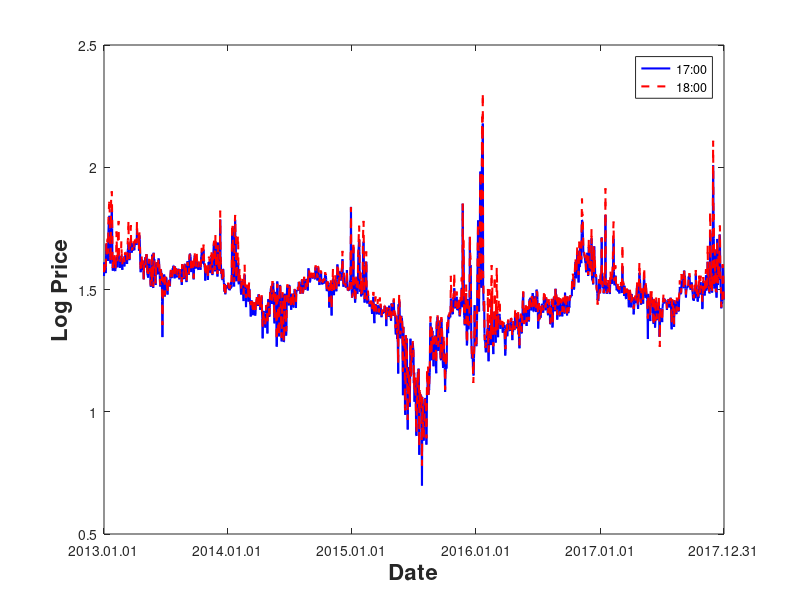
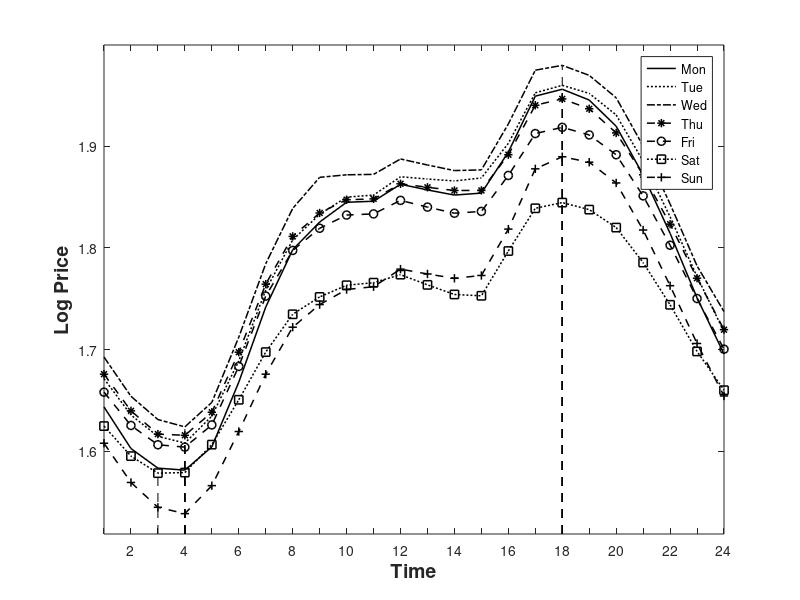
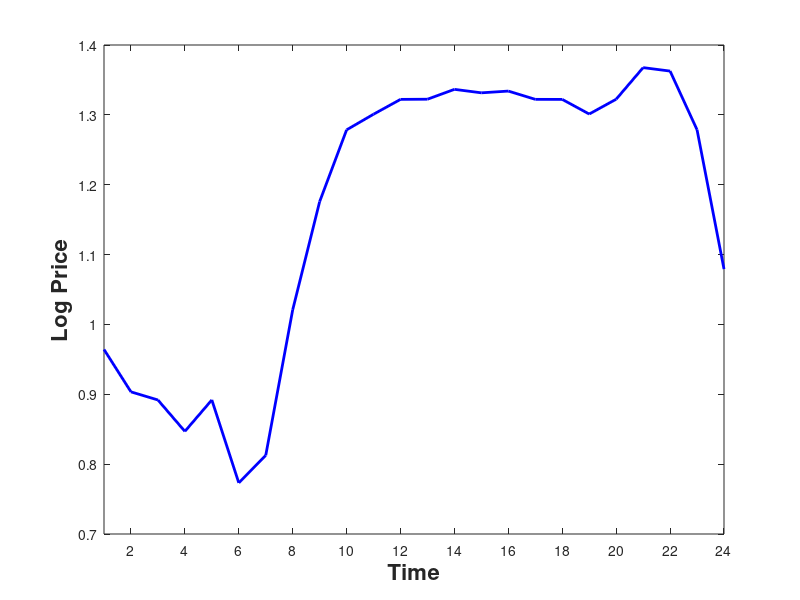
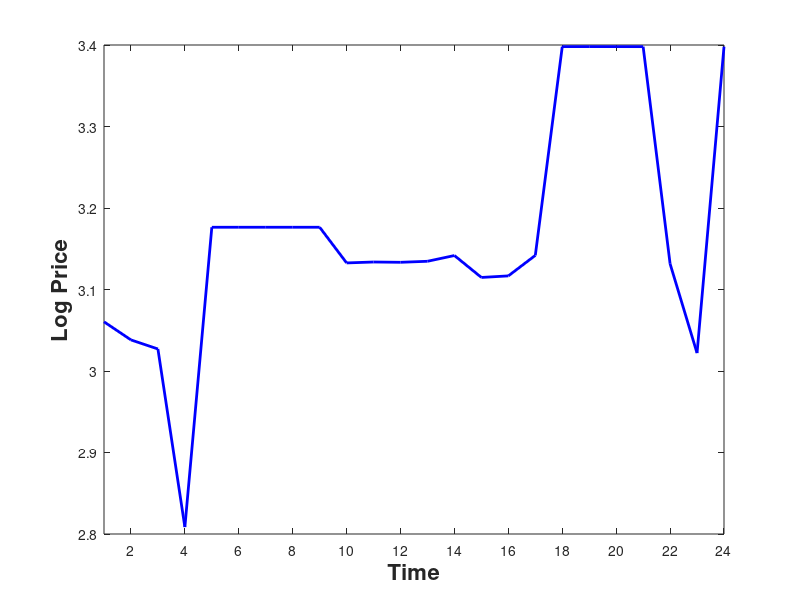

MATLAB code for these plots, in order: (Note: this script raises an error after producing the figures.)
%% WFAR plots for illustration

% 1. plot of daily log smoothed price curves--surface
% 2. plot of average curves on Mon--Sun of both NP and CA
% 3. plot of min, max and mean curve of both NP and CA
% 4. plots of time series of 17:00 and 18:00, ACF & CCF
% 5. plot of Karcher mean & the center
% 6. plot of Karcher Mean of Warping functions, categorized by Mon, Tue till Sun for both NP market and CA market

% Creat by Jiejie Zhang, last modified on 2018.10.03

%% NP
addpath(genpath('fdaM'))  
addpath(genpath('NPdata'))
year = [2013:2017];
M=24; % hourly points
load('electricity_prices.mat') % the original data of NP
step=1;
% take log10(.+1) 
fwhole=log10(fwhole+1); 
flog = fwhole;
N    = size(flog, 1)/M; %
fmatr = reshape(flog, M, N);

%% Plotting
[yy xx] = meshgrid(1:M, 1:0.5:N); 
y_tick  = 2:2:M;
y_label = {'2', '4', '6', '8', '10','12', '14', '16', '18', '20', '22', '24'}; 
y_lim   = [1, M];
tck2014 = 1+size(fdate2013,2);
tck2015 = 1+size(fdate2013,2)+size(fdate2014,2);
tck2016 = 1+size(fdate2013,2)+size(fdate2014,2)+size(fdate2015,2);
tck2017 = 1+size(fdate2013,2)+size(fdate2014,2)+size(fdate2015,2)+size(fdate2016,2);
x_tick  = 2*[1 tck2014 tck2015 tck2016 tck2017 N]-1;
x_label = {'2013.01.01','2014.01.01','2015.01.01','2016.01.01','2017.01.01', '2017.12.31'};
x_lim   = [1, 2*N-1];

%% 3d surface
figure(1);clf;
surf(interp2(fmatr,xx,yy)','EdgeColor','none')
colormap Jet 
colorbar
grid on  
set(gca,'XTick',x_tick,'XTickLabel',x_label,'XLim', x_lim)
set(gca,'YDir','Reverse','YTick',y_tick,'YTickLabel',y_label, 'YLim', y_lim)
ylabel('Time','FontSize',16,'FontWeight','bold');
xlabel('Date','FontSize',16,'FontWeight','bold');
zlabel('Log Price','FontSize',16,'FontWeight','bold');

%% CA %% 
addpath(genpath('fdaM'))  
addpath(genpath('CAdata'))
load('CA_hourly.dat')
step=1;
M=24; % hourly points
Total_obs=1037; 
start_point=461; 
N=Total_obs-start_point+1; %577 
flog=log10(CA_hourly(M*(start_point-1)+1:end,3)+1); % 577*24 by 1
fmatr = reshape(flog, M, []);
%% Plotting
[yy xx] = meshgrid(1:M, 1:0.5:N); 
y_tick  = 2:2:M;
y_label = {'2', '4', '6', '8', '10', '12', '14', '16', '18', '20', '22', '24'}; 
y_lim   = [1, M];
x_tick  = 2*[1,93,185,276,367,459,551]-1;
x_label = {'1999.07.05','1999.10.05','2000.01.05','2000.04.05','2000.07.05','2000.10.05','2001.01.05'};
x_lim   = 2*[1, N]-1;
%% 3d surface
figure(1);clf;
surf(interp2(fmatr,xx,yy)','EdgeColor','none')
colormap Jet 
colorbar
grid on  
set(gca,'XTick',x_tick,'XTickLabel',x_label,'XLim', x_lim)
set(gca,'YDir','Reverse','YTick',y_tick,'YTickLabel',y_label, 'YLim', y_lim)
ylabel('Time','FontSize',16,'FontWeight','bold');
xlabel('Date','FontSize',16,'FontWeight','bold');
zlabel('Log Price','FontSize',16,'FontWeight','bold');
%%%%%%%%%%%%%%%%%%%%%%%%
% Average warped and unwarped curves
%% 1.NP
addpath(genpath('fdaM'))  
addpath(genpath('NPdata'))
year = [2013:2017];
M=24;
load('electricity_prices.mat')
step=1;
% take log10(.+1) 
fwhole=log10(fwhole+1); 
flog = fwhole;
N    = size(flog, 1)/M; %
fmatr = reshape(flog, M, N);
[first_dayno, first_dayofweek] = weekday(datenum(fdatewhole(1),'mm/dd/yyyy'))

t=[1:1:M]'; 
f0 = fmatr;
fMon=[];
fTue=[];
fWed=[];
fThu=[];
fFri=[];
fSat=[];
fSun=[];   
for i =1:N    
    if mod(i,7) == 1
      fTue(:,ceil(i/7)) = f0(:,i);
    elseif mod(i,7) == 2
      fWed(:,ceil(i/7)) = f0(:,i);
    elseif mod(i,7) == 3
      fThu(:,ceil(i/7)) = f0(:,i);
    elseif mod(i,7) == 4
      fFri(:,ceil(i/7)) = f0(:,i);
    elseif mod(i,7) == 5
      fSat(:,ceil(i/7)) = f0(:,i);
    elseif mod(i,7) == 6
      fSun(:,ceil(i/7)) = f0(:,i);
    elseif mod(i,7) == 0
      fMon(:,ceil(i/7)) = f0(:,i);
    end
end
desc_logf_cate=zeros(M,7);
desc_logf_cate(:,1) = mean(fMon,2);
desc_logf_cate(:,2) = mean(fTue,2);
desc_logf_cate(:,3) = mean(fWed,2);
desc_logf_cate(:,4) = mean(fThu,2);
desc_logf_cate(:,5) = mean(fFri,2);
desc_logf_cate(:,6) = mean(fSat,2);
desc_logf_cate(:,7) = mean(fSun,2);

x = [1:1:M];
x_tklabel = {' ', '2', ' ', '4', ' ', '6', ' ', '8', ' ', '10', ' ','12', ' ', '14', ' ', '16', ' ', '18', ' ', '20', ' ', '22', ' ', '24'};
ylim = [min(min(desc_logf_cate))-0.02, max(max(desc_logf_cate))+0.02];
h=[];
linestyle = {'-', ':', '-.', '--', '--', ':', '--'};
marker   = {'none', 'none', 'none', '*', 'o', 's', '+'};
figure(3);clf;
for i=1:7
    h(i)=plot(t,desc_logf_cate(:,i), 'linewidth',1.1, 'LineStyle', linestyle{i}, 'Marker', marker{i}, 'Color', 'k'); hold on;
    [yvalley, indv]=min(desc_logf_cate(:,i));
    [ypeak, indp]=findpeaks(desc_logf_cate(:,i));
    line([indv, indv], [ylim(1), yvalley],  'LineStyle', '--', 'Color', 'k');hold on;
    if i==6
        line([indp(1), indp(1)], [ylim(1), ypeak(1)],  'LineStyle', '--', 'Color', 'k');hold on;
    elseif size(ypeak,1)==1
       line([indp(1), indp(1)], [ylim(1), ypeak(1)],  'LineStyle', '--', 'Color', 'k');hold on;
    elseif size(ypeak,1)==2
       line([indp(1), indp(1)], [ylim(1), ypeak(1)],  'LineStyle', '--', 'Color', 'k');hold on;
       line([indp(2), indp(2)], [ylim(1), ypeak(2)],    'LineStyle', '--', 'Color', 'k');hold on;
    end
    
end
set(gca,'XTick',x, 'XTickLabel',x_tklabel, 'XLim', [1,M], 'YLim', ylim);
xlabel('Time','FontSize',14,'FontWeight','bold');
ylabel('Log Price','FontSize',14,'FontWeight','bold');
legend([h(1),h(2),h(3),h(4),h(5),h(6),h(7)],'Mon','Tue','Wed','Thu','Fri','Sat','Sun','location','northeast');

% 2. NP warped data
addpath(genpath('fdaM'))  
addpath(genpath('NPdata'))
load('electricity_prices.mat')
load('LogAlignedNPwhole.mat') % the results of doing time warping for all the Nord Pool data--in sample analysis
% take log10(.+1) 
M=24;
N    = size(fn, 2); %
fmatr = fn;
[first_dayno, first_dayofweek] = weekday(datenum(fdatewhole(1),'mm/dd/yyyy'))

t=[1:1:M]'; 
f0 = fmatr;
fMon=[];
fTue=[];
fWed=[];
fThu=[];
fFri=[];
fSat=[];
fSun=[];   
for i =1:N    
    if mod(i,7) == 1
      fTue(:,ceil(i/7)) = f0(:,i);
    elseif mod(i,7) == 2
      fWed(:,ceil(i/7)) = f0(:,i);
    elseif mod(i,7) == 3
      fThu(:,ceil(i/7)) = f0(:,i);
    elseif mod(i,7) == 4
      fFri(:,ceil(i/7)) = f0(:,i);
    elseif mod(i,7) == 5
      fSat(:,ceil(i/7)) = f0(:,i);
    elseif mod(i,7) == 6
      fSun(:,ceil(i/7)) = f0(:,i);
    elseif mod(i,7) == 0
      fMon(:,ceil(i/7)) = f0(:,i);
    end
end
desc_logf_cate=zeros(M,7);
desc_logf_cate(:,1) = mean(fMon,2);
desc_logf_cate(:,2) = mean(fTue,2);
desc_logf_cate(:,3) = mean(fWed,2);
desc_logf_cate(:,4) = mean(fThu,2);
desc_logf_cate(:,5) = mean(fFri,2);
desc_logf_cate(:,6) = mean(fSat,2);
desc_logf_cate(:,7) = mean(fSun,2);

x = [1:1:24];
x_tklabel = {' ', '2', ' ', '4', ' ', '6', ' ', '8', ' ', '10', ' ', '12', ' ', '14', ' ', '16', ' ', '18', ' ', '20', ' ', '22', ' ', '24'};
ylim = [min(min(desc_logf_cate))-0.02, max(max(desc_logf_cate))+0.02];
h=[];
linestyle = {'-', ':', '-.', '--', '--', ':', '--'};
marker   = {'none', 'none', 'none', '*', 'o', 's', '+'};
figure(3);clf;
for i=1:7
    h(i)=plot(t,desc_logf_cate(:,i), 'linewidth',1.1, 'LineStyle', linestyle{i}, 'Marker', marker{i}, 'Color', 'k');hold on;
     [yvalley, indv]=min(desc_logf_cate(:,i));
    [ypeak, indp]=findpeaks(desc_logf_cate(:,i));
    line([indv, indv], [ylim(1), yvalley], 'LineStyle', '--', 'Color', 'k');hold on;
    if size(ypeak,1)==1
       line([indp(1), indp(1)], [ylim(1), ypeak(1)], 'LineStyle', '--', 'Color', 'k');hold on;
    elseif size(ypeak,1)==2
       line([indp(1), indp(1)], [ylim(1), ypeak(1)], 'LineStyle', '--', 'Color', 'k');hold on;
       line([indp(2), indp(2)], [ylim(1), ypeak(2)], 'LineStyle', '--', 'Color', 'k');hold on;
    end
end
set(gca,'XTick',x, 'XTickLabel',x_tklabel, 'XLim', [1,24], 'YLim', ylim);
xlabel('Time','FontSize',14,'FontWeight','bold');
ylabel('Log Price','FontSize',14,'FontWeight','bold');
legend([h(1),h(2),h(3),h(4),h(5),h(6),h(7)],'Mon','Tue','Wed','Thu','Fri','Sat','Sun','location','northeast');



%% 3.CA
addpath(genpath('fdaM'))  
addpath(genpath('CAdata'))
load('CA_hourly.dat')
step=1;
M=24; % hourly points
Total_obs=1037;
start_point=461;
N=Total_obs-start_point+1; %577
t=[1:1:M]'; 
train_sample=300;
f0=log10(CA_hourly((24*(start_point-1)+1):end,3)+1); % 577*24 by 1
f0=reshape(f0,M,N);
fMon=[];
fTue=[];
fWed=[];
fThu=[];
fFri=[];
fSat=[];
fSun=[];   
for i =1:N    
    if mod(i,7) == 1
      fMon(:,ceil(i/7)) = f0(:,i);
    elseif mod(i,7) == 2
      fTue(:,ceil(i/7)) = f0(:,i);
    elseif mod(i,7) == 3
      fWed(:,ceil(i/7)) = f0(:,i);
    elseif mod(i,7) == 4
      fThu(:,ceil(i/7)) = f0(:,i);
    elseif mod(i,7) == 5
      fFri(:,ceil(i/7)) = f0(:,i);
    elseif mod(i,7) == 6
      fSat(:,ceil(i/7)) = f0(:,i);
    elseif mod(i,7) == 0
      fSun(:,ceil(i/7)) = f0(:,i);
    end
end
desc_logf_cate=zeros(M,7);
desc_logf_cate(:,1) = mean(fMon,2);
desc_logf_cate(:,2) = mean(fTue,2);
desc_logf_cate(:,3) = mean(fWed,2);
desc_logf_cate(:,4) = mean(fThu,2);
desc_logf_cate(:,5) = mean(fFri,2);
desc_logf_cate(:,6) = mean(fSat,2);
desc_logf_cate(:,7) = mean(fSun,2);
x = [1:1:24];
x_tklabel = {' ', '2', ' ', '4', ' ', '6', ' ', '8', ' ', '10', ' ', '12', ' ', '14', ' ', '16', ' ', '18', ' ', '20', ' ', '22', ' ', '24'};
ylim = [min(min(desc_logf_cate))-0.02, max(max(desc_logf_cate))+0.02];
h = [];
linestyle = {'-', ':', '-.', '--', '--', ':', '--'};
marker   = {'none', 'none', 'none', '*', 'o', 's', '+'};
figure(3);clf;
for i=1:7
    h(i)=plot(t,desc_logf_cate(:,i), 'linewidth',1.1, 'LineStyle', linestyle{i}, 'Marker', marker{i}, 'Color', 'k');hold on;
    [yvalley, indv]=min(desc_logf_cate(:,i));
    [ypeak, indp]=findpeaks(desc_logf_cate(:,i));
    line([indv, indv], [ylim(1), yvalley], 'Linestyle', '--','Color', 'k');hold on;
    if i== 6 | 7
         line([indp(1), indp(1)], [ylim(1), ypeak(1)],'Linestyle', '--','Color', 'k');hold on;
    elseif size(ypeak,1)==1
       line([indp(1), indp(1)], [ylim(1), ypeak(1)],'Linestyle', '--','Color', 'k');hold on;
    elseif size(ypeak,1)==2
       line([indp(1), indp(1)], [ylim(1), ypeak(1)],'Linestyle','--', 'Color', 'k');hold on;
       line([indp(2), indp(2)], [ylim(1), ypeak(2)],'Linestyle', '--','Color', 'k');hold on;
    end
end
set(gca,'XTick',x, 'XTickLabel',x_tklabel, 'XLim', [1,24], 'YLim', ylim);
xlabel('Time','FontSize',14,'FontWeight','bold');
ylabel('Log Price','FontSize',14,'FontWeight','bold');
legend([h(1),h(2),h(3),h(4),h(5),h(6),h(7)],'Mon','Tue','Wed','Thu','Fri','Sat','Sun','location','northeast');
% 4. warped
addpath(genpath('fdaM'))  
addpath(genpath('CAdata'))
load('elecAlignedLog1_577.mat')% the results of doing time warping for all the California data--in sample analysis
step=1;
M=24; % hourly points
N=size(fn, 2); %577
t=[1:1:M]'; 
f0=fn([14:M, 1:13], :); %([12:M,1:11],:);
fMon=[];
fTue=[];
fWed=[];
fThu=[];
fFri=[];
fSat=[];
fSun=[];   
for i =1:N    
    if mod(i,7) == 1
      fMon(:,ceil(i/7)) = f0(:,i);
    elseif mod(i,7) == 2
      fTue(:,ceil(i/7)) = f0(:,i);
    elseif mod(i,7) == 3
      fWed(:,ceil(i/7)) = f0(:,i);
    elseif mod(i,7) == 4
      fThu(:,ceil(i/7)) = f0(:,i);
    elseif mod(i,7) == 5
      fFri(:,ceil(i/7)) = f0(:,i);
    elseif mod(i,7) == 6
      fSat(:,ceil(i/7)) = f0(:,i);
    elseif mod(i,7) == 0
      fSun(:,ceil(i/7)) = f0(:,i);
    end
end
desc_logf_cate=zeros(M,7);
desc_logf_cate(:,1) = mean(fMon,2);
desc_logf_cate(:,2) = mean(fTue,2);
desc_logf_cate(:,3) = mean(fWed,2);
desc_logf_cate(:,4) = mean(fThu,2);
desc_logf_cate(:,5) = mean(fFri,2);
desc_logf_cate(:,6) = mean(fSat,2);
desc_logf_cate(:,7) = mean(fSun,2);
x = [1:1:24];
x_tklabel = { ' ', '2', ' ', '4', ' ', '6', ' ', '8', ' ', '10', ' ', '12', ' ', '14', ' ', '16', ' ', '18', ' ', '20', ' ', '22', ' ', '24'};
ylim = [min(min(desc_logf_cate))-0.02, max(max(desc_logf_cate))+0.02];
h=[];
linestyle = {'-', ':', '-.', '--', '--', ':', '--'};
marker   = {'none', 'none', 'none', '*', 'o', 's', '+'};
figure(3);clf;
for i=1:7
    h(i)=plot(t,desc_logf_cate(:,i),'linewidth',1.1, 'LineStyle', linestyle{i}, 'Marker', marker{i}, 'Color', 'k');hold on;
    [yvalley, indv]=min(desc_logf_cate(:,i));
    [ypeak, indp]=findpeaks(desc_logf_cate(:,i));
     line([indv, indv], [ylim(1), yvalley], 'Linestyle', '--','Color', 'k');hold on;
    if size(ypeak,1)==2
    line([indp(2), indp(2)], [ylim(1), ypeak(2)],'Linestyle', '--','Color', 'k');hold on;
    end
end
set(gca,'XTick',x, 'XTickLabel',x_tklabel, 'XLim', [1,24], 'YLim', ylim);
xlabel('Time','FontSize',14,'FontWeight','bold');
ylabel('Log Price','FontSize',14,'FontWeight','bold');
legend([h(1),h(2),h(3),h(4),h(5),h(6),h(7)],'Mon','Tue','Wed','Thu','Fri','Sat','Sun','location','northeast');

%%%%%%%%%%%%%%%%%%%%%%%%%%%%%%%%%%%%%%%%%%%%%%%%%%%
%% 3. Min, max, mean of NP and CA
%%%%%%%%%%%%%%%%%%%%%%%%%%%%%%%%%%%%%%%%%%%%   NP
addpath(genpath('fdaM'))  
addpath(genpath('NPdata'))
year = [2013:2017];
M=24; % hourly points
% the unwarped data
load('electricity_prices.mat')
step=1;
% % take log10(.+1) and vertically combined
fwhole=log10(fwhole+1);
flogmatr = reshape(fwhole, M, []);

% or %%%%%%%%%%%%%%%%%%%%%%%%%%%%%%%%%%%%%%%%%%%%%%   CA
addpath(genpath('fdaM'))  
% the unwarped data
load('CA_hourly.dat')
step=1;
M=24; % hourly points
Total_obs=1037; 
start_point=461; 
N=Total_obs-start_point+1; %577 
flog=log10(CA_hourly(M*(start_point-1)+1:end,3)+1); % 577*24 by 1
fmatr = reshape(flog, M, []);
flogmatr = fmatr;

%%  calculate min, max, mean
describef(:,1) = min(flogmatr,[],2);
describef(:,2) = max(flogmatr,[],2);
describef(:,3) = mean(flogmatr,2);
describef(:,4) = std(flogmatr,0,2);

%% Plotting
electime=1:M;
electimescaled=zeros(M,1);
for i=1:M
    electimescaled(i)=electime(i)/M;
end
x = electimescaled(2:2:end);
x_label = {'2', '4', '6', '8', '10', '12', '14', '16', '18', '20', '22', '24'};
x_lim = [electimescaled(1), electimescaled(end)];
t=[1:1:M]';
%% Min curve
figure(11);clf;
plot(electimescaled,describef(:,1),'linewidth',2,'Color','b');  
set(gca, 'XTick',x, 'XTickLabel',x_label, 'XLim', x_lim);
xlabel('Time','FontSize',16,'FontWeight','bold');
ylabel('Log Price','FontSize',16,'FontWeight','bold');

%% Max curve
figure(12);clf;
plot(electimescaled,describef(:,2),'linewidth',2,'Color','b');   
set(gca, 'XTick',x, 'XTickLabel',x_label, 'XLim', x_lim);
xlabel('Time','FontSize',16,'FontWeight','bold');
ylabel('Log Price','FontSize',16,'FontWeight','bold');

%% Mean curve
figure(18);clf;
plot(electimescaled,describef(:,3),'linewidth',2,'Color','b');hold on;
plot(electimescaled,describef(:,3)+describef(:,4),'linewidth',2,'linestyle','--','Color','b');
plot(electimescaled,describef(:,3)-describef(:,4),'linewidth',2,'linestyle','--','Color','b');      
set(gca, 'XTick',x, 'XTickLabel',x_label, 'XLim', x_lim);
xlabel('Time','FontSize',16,'FontWeight','bold');
ylabel('Log Price','FontSize',16,'FontWeight','bold');

%%%%%%%%%%%%%%%%%%%%%%%%%%%%%%%%%%%%%%%%%%%%%%%%%%%%
% 4. time series of 17:00 and 18:00
%% NP.  
addpath(genpath('fdaM'))  
addpath(genpath('NPdata'))
year = [2013:2017];
M=24;
load('electricity_prices.mat')
step=1;
fwhole=log10(fwhole+1);
flog = fwhole;
N    = size(flog, 1)/M; %
flogmatr = reshape(flog, M, N);
f0 = flogmatr;
t=[1:1:M]'; 

day=[1:1:N];
x = [1,size(f2013,1)/M+1,(size(f2013,1)+size(f2014,1))/M+1,(size(f2013,1)+size(f2014,1)+size(f2015,1))/M+1,(size(f2013,1)+size(f2014,1)+size(f2015,1)+size(f2016,1))/M+1, N];
x_label = {'2013.01.01','2014.01.01','2015.01.01','2016.01.01','2017.01.01','2017.12.31'};
figure(1);clf;
plot(day,f0(17,:),'linewidth',1.5,'Color','b')
hold on
plot(day,f0(18,:),'r--','linewidth',1.5)
set(gca, 'XTick',x,  'XTickLabel',x_label, 'XLim', [1,N]);
xlabel('Date','FontSize',16,'FontWeight','bold');
ylabel('Log Price','FontSize',16,'FontWeight','bold');
legend('17:00','18:00');

% ACF AND CCF
figure(14);clf;
autocorr(f0(17,:),40);
xlabel('Lag','FontSize',14,'FontWeight','bold');
ylabel('Sample Autocorrelation','FontSize',14,'FontWeight','bold');

figure(14);clf;
crosscorr(f0(17,:),f0(18,:)); 
xlabel('Lag','FontSize',16,'FontWeight','bold');
ylabel('Sample Cross Correlation','FontSize',16,'FontWeight','bold');

%% CA. time series of 17:00 and 18:00
addpath(genpath('fdaM'))  
load('CA_hourly.dat')
step=1;
M=24; % hourly points
Total_obs=1037;
start_point=461;
N=Total_obs-start_point+1; %577
t=[1:1:M]'; 
train_sample=300;
f0=log10(CA_hourly((24*(start_point-1)+1):end,3)+1); % 577*24 by 1
f0=reshape(f0,M,N);
day=[1:1:577];
x = [1,93,185,276,367,459,551];
x_label = {'1999.07.05','1999.10.05','2000.01.05','2000.04.05','2000.07.05','2000.10.05','2001.01.05'};
figure(2);clf;
plot(day,f0(17,:),'linewidth',1.5,'Color','b')
hold on
plot(day,f0(18,:),'r--','linewidth',1.5)
set(gca, 'XTick',x,  'XTickLabel',x_label);
xlabel('Date','FontSize',16,'FontWeight','bold');
ylabel('Log Price','FontSize',16,'FontWeight','bold');
legend('17:00','18:00');

% ACF AND CCF
figure(14);clf;
autocorr(f0(17,:),40);
xlabel('Lag','FontSize',14,'FontWeight','bold');
ylabel('Sample Autocorrelation','FontSize',14,'FontWeight','bold');

figure(14);clf;
crosscorr(f0(17,:),f0(18,:)); 
xlabel('Lag','FontSize',16,'FontWeight','bold');
ylabel('Sample Cross Correlation','FontSize',16,'FontWeight','bold');

%%%%%%%%%%%%%%%%%%%%%%%%%%%%%%%%%%%%%%%%%%%%%%%%%%%%%%%%%%%
% 5. plot of Karcher mean & the center
% 6. plot of Karcher Mean of Warping functions, categorized by Mon, Tue till Sun.
%% NP
addpath(genpath('fdaM'))  
addpath(genpath('NPdata'))
load('electricity_prices.mat')
step=1;
fwhole=log10(fwhole+1);
M=24;
flog = fwhole;
f = reshape(flog, M, []);
N    = size(flog, 1)/M; 
[first_dayno, first_dayofweek] = weekday(datenum(fdatewhole(1),'dd/mm/yyyy'))
t=[1:1:M]'; 
load('LogAlignedNPwhole.mat')
%%%%%%%%%%%%%%%%%%%%%%%%%%%%%%%%%%%%%%%% Karcher mean and Center
linestyle = {'-', ':', '-.', '--', '--', ':', '--'};
marker   = {'none', 'none', 'none', '*', 'o', 's', '+'};
figure(15);clf;
x = [1:1:24];
x_tklabel = { ' ', '2', ' ', '4', ' ', '6', ' ', '8', ' ', '10', ' ', '12', ' ', '14', ' ', '16', ' ', '18', ' ', '20', ' ', '22', ' ', '24'};
for i=1:N
   h3= plot(t, q0(:,i), 'Linewidth', 1, 'Color', [0.8,0.8,0.8]); hold on;
end
h2=plot(t, mqn, 'linewidth', 2, 'Color', 'k');
set(gca, 'XTick', x,'XTickLabel',x_tklabel, 'XLim', [0.97,24.01], 'YLim',[-0.6,0.7]);
legend([h2,h3],{'Center of Karcher mean','SRSFs'}, 'location','northeast');
xlabel('Time','FontSize',16,'FontWeight','bold');
ylabel('Log Price','FontSize',16,'FontWeight','bold');

%%%%%%%%%%%%%%%%%%%%  Karcher Mean of Warping functions, categorized by Mon, Tue till Sun.
if size(gam, 2)~=M
    gam = gam';
end
[~, gamI_cate]= KarcherMeansof_warpingfunctions(gam, first_dayno);
% set the Rainbow color matrix and plot the original functions
colmap = RainbowColorsQY(7);
colmap(4,:)=[0,1,1];
CM=colmap;
gamI_cate = gamI_cate';
figure(2); clf;
for i=1:N 
h8=plot((0:M-1)/(M-1), gam(i,:), 'linewidth', 1,'Color',[0.8,0.8,0.8]);hold on;
end
hold on;
h1=plot((0:M-1)/(M-1), gamI_cate(:,2),  'linewidth',1.1, 'LineStyle', linestyle{1}, 'Marker', marker{1}, 'Color', 'k');
h2=plot((0:M-1)/(M-1), gamI_cate(:,3),  'linewidth',1.1, 'LineStyle', linestyle{2}, 'Marker', marker{2}, 'Color', 'k');
h3=plot((0:M-1)/(M-1), gamI_cate(:,4),  'linewidth',1.1, 'LineStyle', linestyle{3}, 'Marker', marker{3}, 'Color', 'k');
h4=plot((0:M-1)/(M-1), gamI_cate(:,5),  'linewidth',1.1, 'LineStyle', linestyle{4}, 'Marker', marker{4}, 'Color', 'k');
h5=plot((0:M-1)/(M-1), gamI_cate(:,6),  'linewidth',1.1, 'LineStyle', linestyle{5}, 'Marker', marker{5}, 'Color', 'k');
h6=plot((0:M-1)/(M-1), gamI_cate(:,7),  'linewidth',1.1, 'LineStyle', linestyle{6}, 'Marker', marker{6}, 'Color', 'k');
h7=plot((0:M-1)/(M-1), gamI_cate(:,1),  'linewidth',1.1, 'LineStyle', linestyle{7}, 'Marker', marker{7}, 'Color', 'k');
legend([h1,h2,h3,h4,h5,h6,h7,h8],{'Mon','Tue','Wed','Thu','Fri','Sat','Sun','Warping functions'}, 'location','southeast');

%% CA
addpath(genpath('fdaM'))  
addpath(genpath('CAdata'))
load('CA_hourly.dat')
step=1;
M=24; 
Total_obs=1037; 
start_point=461; 
N=Total_obs-start_point+1;%577
%% prepare prices and dates
flog=log10(CA_hourly(M*(start_point-1)+1:end,3)+1); % 577*24 by 1
f = reshape(flog, M, []);
date = CA_hourly(M*(start_point-1)+1:end,1);% start_point:Total_obs
fdate = reshape(date, M, []);
f = [fdate(1,:); f]; 
t    = [1:1:M]'; 
[first_dayno, first_dayofweek] =  weekday(datenum(num2str(f(1,1)),'yyyymmdd'))
% load('LogAlignedCAwhole.mat')
load('elecAlignedLog1_577.mat')% the results of doing time warping for all the California data--in sample analysis
% f0=fn([14:M, 1:13], :); %([12:M,1:11],:);
qn = qn([14:M, 1:13], :);
mqn = mqn([14:M, 1:13]);
%%%%%%%%%%%%%%%%%%%%%%%%%%%%%%%%%%%%%%%% Karcher mean and Center
colmap = RainbowColorsQY(32);
figure(15);clf;
x = [1:1:24];
x_tklabel = {' ', '2', ' ', '4', ' ', '6', ' ', '8', ' ', '10', ' ', '12', ' ', '14', ' ', '16', ' ', '18', ' ', '20', ' ', '22', ' ', '24'};
for i=1:N
   h3= plot(t, qn(:,i), 'Linewidth', 1, 'Color', [0.8,0.8,0.8]); hold on;
end
h2=plot(t, mqn, 'linewidth', 2, 'Color', 'k');
set(gca, 'XTick', x,'XTickLabel',x_tklabel, 'XLim', [0.97,24.01], 'YLim',[-0.7,0.8]);
legend([h2,h3],{'Center of Karcher mean','SRSFs'}, 'location','northeast');
xlabel('Time','FontSize',16,'FontWeight','bold');
ylabel('Log Price','FontSize',16,'FontWeight','bold');

%%%%%%%%%%%%%%%%%%%%  Karcher Mean of Warping functions, categorized by Mon, Tue till Sun.
if size(gam, 2)~=M
    gam = gam';
end
[~, gamI_cate]= KarcherMeansof_warpingfunctions(gam, first_dayno);
% set the Rainbow color matrix and plot the original functions
colmap = RainbowColorsQY(7);
colmap(4,:)=[0,1,1];
CM=colmap;
gamI_cate=gamI_cate';
linestyle = {'-', ':', '-.', '--', '--', ':', '--'};
marker   = {'none', 'none', 'none', '*', 'o', 's', '+'};
figure(2); clf;
for i=1:N 
h8=plot((0:M-1)/(M-1), gam(i,:), 'linewidth', 1,'Color',[0.8,0.8,0.8]);hold on;
end
hold on;
h1=plot((0:M-1)/(M-1), gamI_cate(:,2), 'linewidth',1.1, 'LineStyle', linestyle{1}, 'Marker', marker{1}, 'Color', 'k');
h2=plot((0:M-1)/(M-1), gamI_cate(:,3), 'linewidth',1.1, 'LineStyle', linestyle{2}, 'Marker', marker{2}, 'Color', 'k');
h3=plot((0:M-1)/(M-1), gamI_cate(:,4),  'linewidth',1.1, 'LineStyle', linestyle{3}, 'Marker', marker{3}, 'Color', 'k');
h4=plot((0:M-1)/(M-1), gamI_cate(:,5), 'linewidth',1.1, 'LineStyle', linestyle{4}, 'Marker', marker{4}, 'Color', 'k');
h5=plot((0:M-1)/(M-1), gamI_cate(:,6),  'linewidth',1.1, 'LineStyle', linestyle{5}, 'Marker', marker{5}, 'Color', 'k');
h6=plot((0:M-1)/(M-1), gamI_cate(:,7),  'linewidth',1.1, 'LineStyle', linestyle{6}, 'Marker', marker{6}, 'Color', 'k');
h7=plot((0:M-1)/(M-1), gamI_cate(:,1), 'linewidth',1.1, 'LineStyle', linestyle{7}, 'Marker', marker{7}, 'Color', 'k');
legend([h1,h2,h3,h4,h5,h6,h7,h8],{'Mon','Tue','Wed','Thu','Fri','Sat','Sun','Warping functions'}, 'location','southeast');
